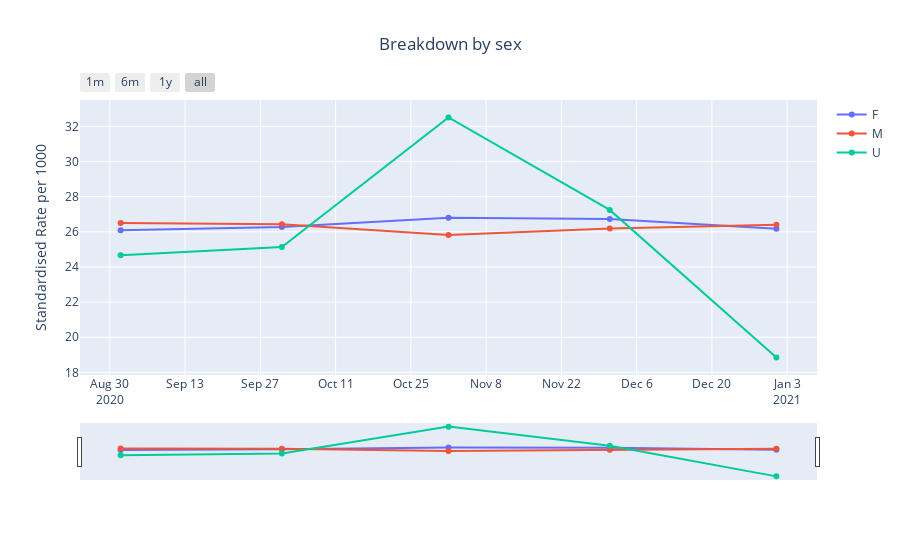

Notebook code for this chart:
### Code cell
plot_measures(data_dict[demographics[i]], title=f'Breakdown by {demographics[i]}', column_to_plot='rate_standardised', category=demographics[i], y_label='Standardised Rate per 1000')
    i+=1

### Figure 1 — Plotly figure (JSON) as saved in the notebook; plotly's stock layout.template omitted (floating-point values rounded to 4 significant figures)
{"data": [{"name": "F", "type": "scatter", "x": ["2020-09-01T00:00:00", "2020-10-01T00:00:00", "2020-11-01T00:00:00", "2020-12-01T00:00:00", "2021-01-01T00:00:00"], "y": [26.09, 26.27, 26.8, 26.73, 26.18]}, {"name": "M", "type": "scatter", "x": ["2020-09-01T00:00:00", "2020-10-01T00:00:00", "2020-11-01T00:00:00", "2020-12-01T00:00:00", "2021-01-01T00:00:00"], "y": [26.5, 26.42, 25.82, 26.19, 26.4]}, {"name": "U", "type": "scatter", "x": ["2020-09-01T00:00:00", "2020-10-01T00:00:00", "2020-11-01T00:00:00", "2020-12-01T00:00:00", "2021-01-01T00:00:00"], "y": [24.66, 25.14, 32.51, 27.25, 18.85]}], "layout": {"hovermode": "x", "title": {"text": "Breakdown by sex", "x": 0.5}, "xaxis": {"rangeselector": {"buttons": [{"count": 1, "label": "1m", "step": "month", "stepmode": "backward"}, {"count": 6, "label": "6m", "step": "month", "stepmode": "backward"}, {"count": 1, "label": "1y", "step": "year", "stepmode": "backward"}, {"step": "all"}]}, "rangeslider": {"visible": true}, "type": "date"}, "yaxis": {"title": {"text": "Standardised Rate per 1000"}}}}
